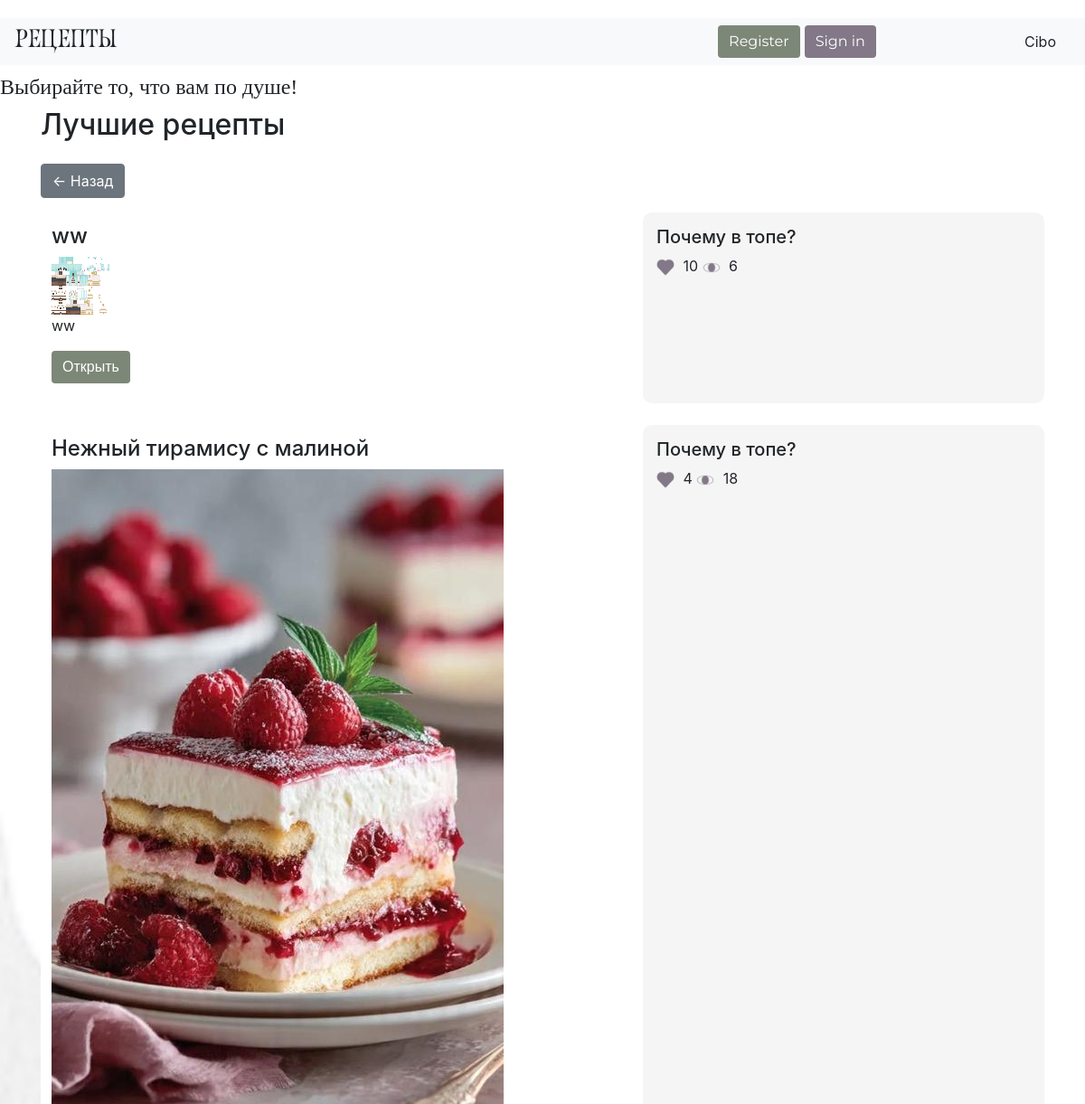
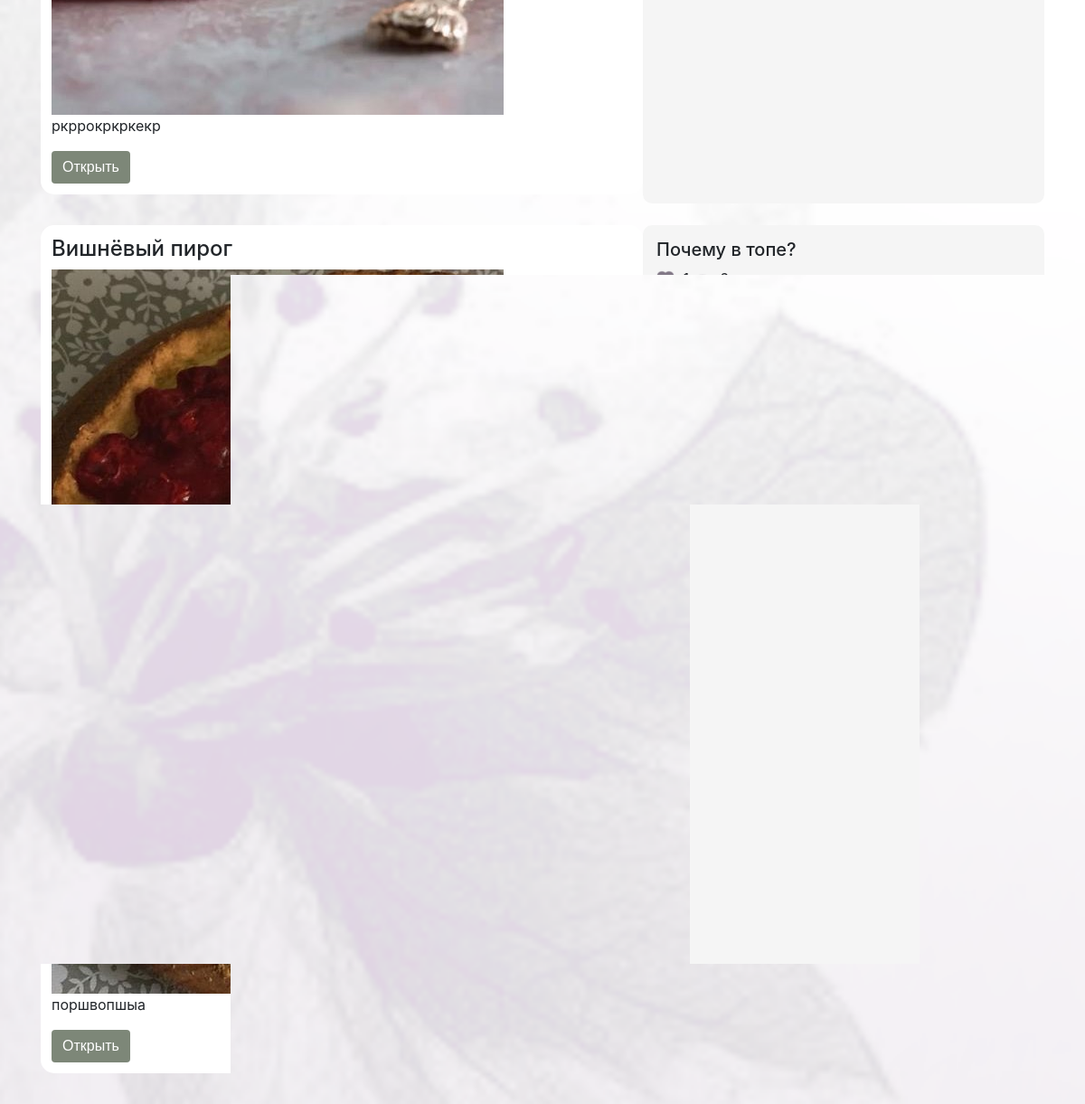
Page /recipes/top on the earlier database version (2 pictures, top to bottom).
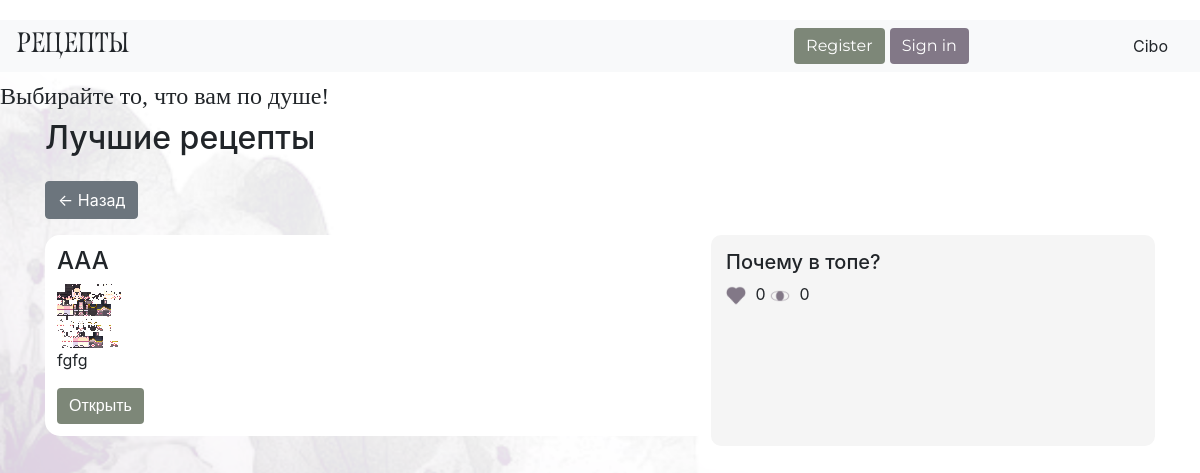
Same page on the later database version.
### data/recipes.py (models this page shows)
class Recipe(SqlAlchemyBase):
    __tablename__ = 'recipes'
    id = sa.Column(sa.Integer, primary_key=True, autoincrement=True)
    user_id = sa.Column(sa.Integer, sa.ForeignKey('users.id'))
    title = sa.Column(sa.String, nullable=True)
    text = sa.Column(sa.String, nullable=True)
    image = sa.Column(sa.String, nullable=True)
    category = sa.Column(sa.String, nullable=True)
    cuisine = sa.Column(sa.String, nullable=True)
    complexity = sa.Column(sa.Integer, nullable=True)
    ingredients = sa.Column(sa.String, nullable=False)
    cooking_time = sa.Column(sa.Integer, nullable=True)
    type = sa.Column(sa.String, nullable=True)
    likes = sa.Column(sa.Integer, default=0)
    views = sa.Column(sa.Integer, default=0)
    user = relationship("User", back_populates="recipes")

### main.py (the view)
@app.route('/recipes/top')
def top_recipes():
    session = create_session()
    recipes = session.query(Recipe).order_by(Recipe.likes.desc()).all()
    return render_template('top_recipes.html', recipes=recipes)

### data/db_session.py (called while the page is built)
def create_session() -> Session:
    global __factory
    return __factory()

### templates/top_recipes.html (shortened to what this page needs)
{% extends "base.html" %}
{% block content %}
<h2 class="mb-4">Лучшие рецепты</h2>
<a href="/" class="btn btn-secondary mb-3">← Назад</a>
{% for recipe in recipes %}
<div class="d-flex mb-4">
    <div class="recipe-card me-3" style="width: 60%;">
        <h4>{{ recipe.title }}</h4>
        {% if recipe.image %}
            <img src="{{ url_for('static', filename=recipe.image) }}" style="max-width:100%;">
        {% endif %}
        <p>{{ recipe.text }}</p>
        <a href="/recipe/{{ recipe.id }}" class="btn btn-custom-green">
            Открыть
        </a>
    </div>
    <div class="stats-box" style="width: 40%;">
        <h5>Почему в топе?</h5>
        <img src="{{ url_for('static', filename='img/plike.png') }}" class="icon"> {{ recipe.likes }}
        <img src="{{ url_for('static', filename='img/plook.png') }}" class="icon"> {{ recipe.views }}
    </div>
</div>
{% endfor %}
{% endblock %}

Differences in the rows shown:
removed Recipe: title "Нежный тирамису с малиной", image (picture), text "ркррокркркекр", likes "4", views "18"
removed Recipe: title "Вишнёвый пирог", image (picture), text "поршвопшыа", likes "1", views "6"
changed Recipe: title "ww" → "AAA"; image: a different picture; text "ww" → "fgfg"; likes "10" → "0"; views "6" → "0"
